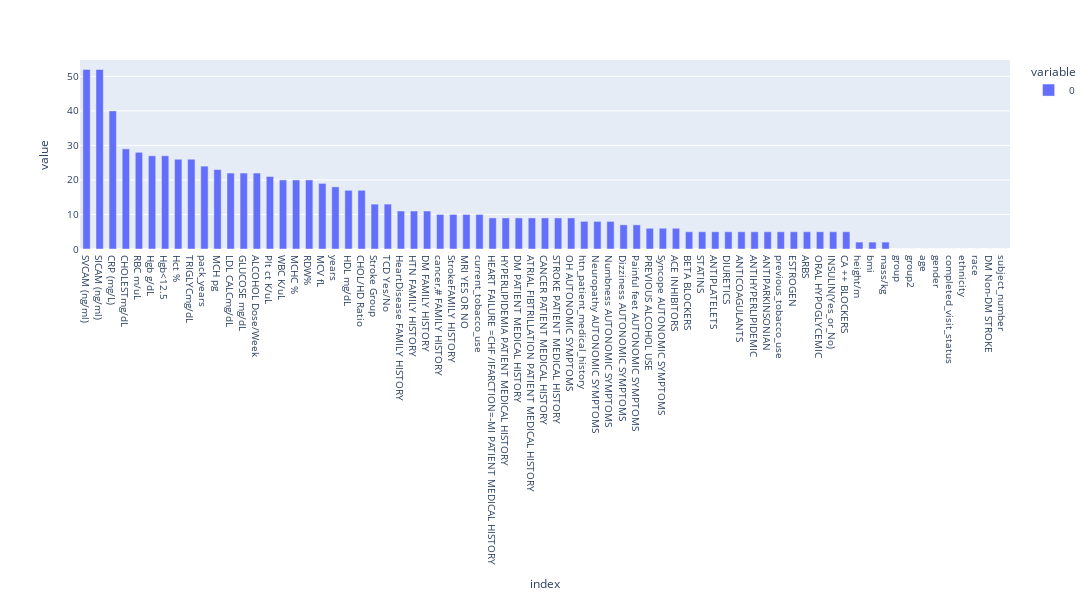

Source (notebook cell):
### Code cell
fig = px.bar(missing_values_counts_v2, height=600, width=1500, labels={'index95': 'features'})
fig.update_layout(font_size=10, bargroupgap=0.3)
fig.show()

### Figure 1 — Plotly figure (JSON) as saved in the notebook; plotly's stock layout.template omitted (floating-point values rounded to 4 significant figures)
{"data": [{"alignmentgroup": "True", "hovertemplate": "variable=0<br>index=%{x}<br>value=%{y}<extra></extra>", "legendgroup": "0", "marker": {"color": "#636efa", "pattern": {"shape": ""}}, "name": "0", "offsetgroup": "0", "orientation": "v", "showlegend": true, "textposition": "auto", "type": "bar", "x": ["SVCAM (ng/ml)", "SICAM (ng/ml)", "CRP (mg/L)", "CHOLESTmg/dL", "RBC m/uL", "Hgb g/dL", "Hgb<12.5", "Hct %", "TRIGLYCmg/dL", "pack_years", "MCH pg", "LDL CALCmg/dL", "GLUCOSE mg/dL", "ALCOHOL Dose/Week", "Plt ct K/uL", "WBC K/uL", "MCHC %", "RDW%", "MCV fL", "years", "HDL mg/dL", "CHOL/HD Ratio", "Stroke Group", "TCD Yes/No", "HeartDisease FAMILY HISTORY", "HTN FAMILY HISTORY", "DM FAMILY HISTORY", "cancer,# FAMILY HISTORY", "StrokeFAMILY HISTORY", "MRI YES OR NO", "current_tobacco_use", "HEART FAILURE =CHF /IFARCTION=-MI PATIENT MEDICAL HISTORY", "HYPERLIPIDEMIA PATIENT MEDICAL HISTORY", "DM PATIENT MEDICAL HISTORY", "ATRIAL FIBTRILLATION PATIENT MEDICAL HISTORY", "CANCER PATIENT MEDICAL HISTORY", "STROKE PATIENT MEDICAL HISTORY", "OH AUTONOMIC SYMPTOMS", "htn_patient_medical_history", "Neuropathy AUTONOMIC SYMPTOMS", "Numbness AUTONOMIC SYMPTOMS", "Dizziness AUTONOMIC SYMPTOMS", "Painful feet AUTONOMIC SYMPTOMS", "PREVIOUS ALCOHOL USE", "Syncope AUTONOMIC SYMPTOMS", "ACE INHIBITORS", "BETA BLOCKERS", "STATINS", "ANTIPLATELETS", "DIURETICS", "ANTICOAGULANTS", "ANTIHYPERLIPIDEMIC", "ANTIPARKINSONIAN", "previous_tobacco_use", "ESTROGEN", "ARBS", "ORAL HYPOGLYCEMIC", "INSULIN(Yes_or_No)", "CA ++ BLOCKERS", "height/m", "bmi", "mass/kg", "group", "group2", "age", "gender", "completed_visit_status", "ethnicity", "race", "DM Non-DM STROKE", "subject_number"], "xaxis": "x", "y": [52, 52, 40, 29, 28, 27, 27, 26, 26, 24, 23, 22, 22, 22, 21, 20, 20, 20, 19, 18, 17, 17, 13, 13, 11, 11, 11, 10, 10, 10, 10, 9, 9, 9, 9, 9, 9, 9, 8, 8, 8, 7, 7, 6, 6, 6, 5, 5, 5, 5, 5, 5, 5, 5, 5, 5, 5, 5, 5, 2, 2, 2, 0, 0, 0, 0, 0, 0, 0, 0, 0], "yaxis": "y"}], "layout": {"bargroupgap": 0.3, "barmode": "relative", "font": {"size": 10}, "height": 600, "legend": {"title": {"text": "variable"}, "tracegroupgap": 0}, "margin": {"t": 60}, "width": 1500, "xaxis": {"anchor": "y", "domain": [0, 1], "title": {"text": "index"}}, "yaxis": {"anchor": "x", "domain": [0, 1], "title": {"text": "value"}}}}
